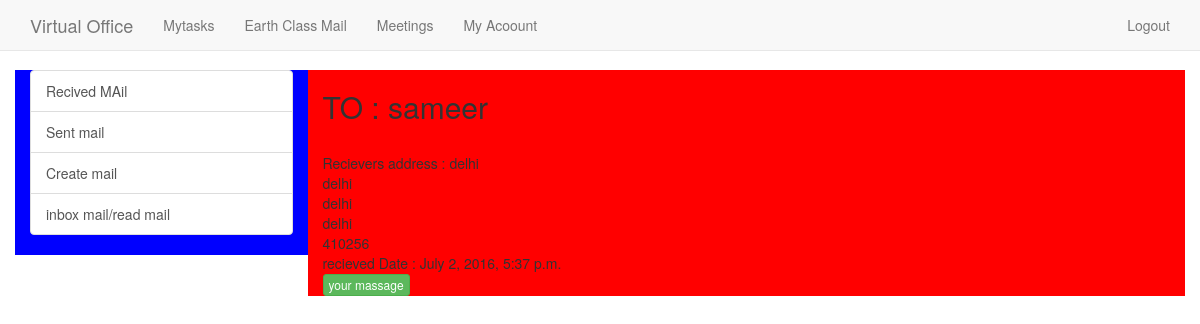
The app's page /mymail/send/sameer/ (signed in) with its own data.
### phymail/models.py (models this page shows, shortened)
class MyMailSend(models.Model):
	FROM = models.ForeignKey(User,on_delete=models.CASCADE)
	TO_name = models.CharField(max_length=200)
	TO_address_line_1 = models.CharField(max_length=200,null=True,blank=True)
	TO_address_line_2 = models.CharField(max_length=200, null=True,blank=True)
	Town_City = models.CharField(max_length=50,null=True,blank=True)
	State = models.CharField(max_length=50,null=True,blank=True)
	Postcode = models.IntegerField(default=0)
	Your_Message = models.FileField()
	subject = models.CharField(max_length=20,null=True,blank=True)
	slug = models.SlugField(null=True, blank=True)
	read = models.BooleanField(default=False)
	timestamp = models.DateTimeField(auto_now_add=True, auto_now=False)
	updated = models.DateTimeField(auto_now_add=False, auto_now= True)
	objects = MyMailSendManager()
	class Meta:
		ordering = ['-timestamp']

### phymail/views.py (the view)
# urls.py: url(r'^send/(?P<slug>[\w-]+)/$',views.SendView.as_view(),name='senddetail')
@method_decorator(login_required,name='dispatch')
class SendView(generic.DetailView):
	template_name = 'phymail/senddetail.html'
	model = MyMailSend
	context_object_name = 'send'

### phymail/models.py (called while the page is built)
	def get_queryset(self):
		return MyMailSendQueryset(self.model, using=self._db)

### phymail/templates/phymail/senddetail.html (shortened to what this page needs)
{% extends 'basemain.html' %}
{% block content %}
<div class="row">
		{% include 'phymail/mailside.html'%}
	<div class="col-md-9 col-sm-6" style='background-color:red;'>
		<h2>
		TO   : {{send.TO_name}}
		</h2>
		<br>
		Recievers address : {{send.TO_address_line_1}}
		<br>
		{{send.TO_address_line_2}}<br>{{send.Town_City}}<br>{{send.State}}<br>{{send.Postcode}}<br>
		recieved Date : {{send.timestamp}}
		<br>
		<a href ="{{send.Your_Message.url}}" class="btn btn-success btn-xs" role="button">your massage  </a>
	</div>
</div>
{% endblock %}

### basic/static/css/navbar-fixed-top.css (style rules this page uses)
body { min-height: 2000px; padding-top: 70px; }

### records on screen
MyMailSend: TO_name "sameer", TO_address_line_1 "delhi", TO_address_line_2 "delhi", Town_City "delhi", State "delhi", Postcode "410256", timestamp "July 2, 2016, 5:37 p.m."
